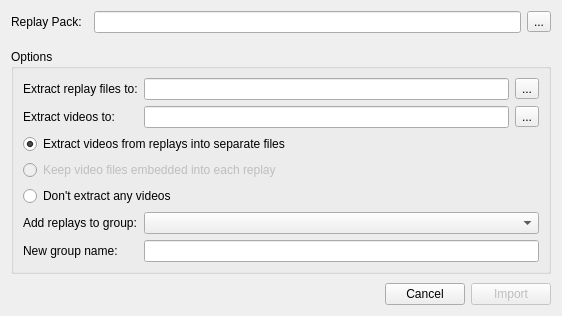
<?xml version="1.0" encoding="UTF-8"?>
<ui version="4.0">
 <class>ImportReplayPackDialog</class>
 <widget class="QWidget" name="ImportReplayPackDialog">
  <property name="geometry">
   <rect>
    <x>0</x>
    <y>0</y>
    <width>562</width>
    <height>316</height>
   </rect>
  </property>
  <property name="windowTitle">
   <string>Import Replay Pack</string>
  </property>
  <layout class="QGridLayout" name="gridLayout_2">
   <item row="0" column="0">
    <widget class="QLabel" name="label">
     <property name="text">
      <string>Replay Pack:</string>
     </property>
    </widget>
   </item>
   <item row="0" column="2">
    <widget class="QLineEdit" name="lineEdit_packFileName">
     <property name="readOnly">
      <bool>true</bool>
     </property>
    </widget>
   </item>
   <item row="3" column="0">
    <spacer name="verticalSpacer_2">
     <property name="orientation">
      <enum>Qt::Vertical</enum>
     </property>
     <property name="sizeHint" stdset="0">
      <size>
       <width>20</width>
       <height>40</height>
      </size>
     </property>
    </spacer>
   </item>
   <item row="1" column="0">
    <spacer name="verticalSpacer">
     <property name="orientation">
      <enum>Qt::Vertical</enum>
     </property>
     <property name="sizeType">
      <enum>QSizePolicy::Fixed</enum>
     </property>
     <property name="sizeHint" stdset="0">
      <size>
       <width>20</width>
       <height>10</height>
      </size>
     </property>
    </spacer>
   </item>
   <item row="0" column="3">
    <widget class="QToolButton" name="toolButton_choosePack">
     <property name="text">
      <string>...</string>
     </property>
    </widget>
   </item>
   <item row="2" column="0" colspan="4">
    <widget class="QGroupBox" name="groupBox">
     <property name="title">
      <string>Options</string>
     </property>
     <layout class="QGridLayout" name="gridLayout">
      <item row="4" column="0" colspan="3">
       <widget class="QRadioButton" name="radioButton_noVideos">
        <property name="toolTip">
         <string>Extracted replays will still reference their video files by name but won't be embedded</string>
        </property>
        <property name="text">
         <string>Don't extract any videos</string>
        </property>
       </widget>
      </item>
      <item row="2" column="0" colspan="2">
       <widget class="QRadioButton" name="radioButton_extractVideos">
        <property name="text">
         <string>Extract videos from replays into separate files</string>
        </property>
        <property name="checked">
         <bool>true</bool>
        </property>
       </widget>
      </item>
      <item row="0" column="2">
       <widget class="QToolButton" name="toolButton_replayPath">
        <property name="text">
         <string>...</string>
        </property>
       </widget>
      </item>
      <item row="1" column="2">
       <widget class="QToolButton" name="toolButton_videoPath">
        <property name="text">
         <string>...</string>
        </property>
       </widget>
      </item>
      <item row="0" column="1">
       <widget class="QLineEdit" name="lineEdit_replayPath">
        <property name="readOnly">
         <bool>true</bool>
        </property>
       </widget>
      </item>
      <item row="0" column="0">
       <widget class="QLabel" name="label_2">
        <property name="text">
         <string>Extract replay files to:</string>
        </property>
       </widget>
      </item>
      <item row="1" column="0">
       <widget class="QLabel" name="label_3">
        <property name="text">
         <string>Extract videos to:</string>
        </property>
       </widget>
      </item>
      <item row="6" column="1" colspan="2">
       <widget class="QLineEdit" name="lineEdit_newGroupName"/>
      </item>
      <item row="5" column="0">
       <widget class="QLabel" name="label_4">
        <property name="text">
         <string>Add replays to group:</string>
        </property>
       </widget>
      </item>
      <item row="6" column="0">
       <widget class="QLabel" name="label_newGroupName">
        <property name="text">
         <string>New group name:</string>
        </property>
       </widget>
      </item>
      <item row="1" column="1">
       <widget class="QLineEdit" name="lineEdit_videoPath">
        <property name="readOnly">
         <bool>true</bool>
        </property>
       </widget>
      </item>
      <item row="5" column="1" colspan="2">
       <widget class="QComboBox" name="comboBox_selectGroup"/>
      </item>
      <item row="3" column="0" colspan="2">
       <widget class="QRadioButton" name="radioButton_embedVideos">
        <property name="enabled">
         <bool>false</bool>
        </property>
        <property name="text">
         <string>Keep video files embedded into each replay</string>
        </property>
       </widget>
      </item>
     </layout>
    </widget>
   </item>
   <item row="4" column="0" colspan="4">
    <layout class="QHBoxLayout" name="horizontalLayout">
     <item>
      <spacer name="horizontalSpacer">
       <property name="orientation">
        <enum>Qt::Horizontal</enum>
       </property>
       <property name="sizeHint" stdset="0">
        <size>
         <width>40</width>
         <height>20</height>
        </size>
       </property>
      </spacer>
     </item>
     <item>
      <widget class="QPushButton" name="pushButton_cancel">
       <property name="text">
        <string>Cancel</string>
       </property>
      </widget>
     </item>
     <item>
      <widget class="QPushButton" name="pushButton_import">
       <property name="enabled">
        <bool>false</bool>
       </property>
       <property name="text">
        <string>Import</string>
       </property>
      </widget>
     </item>
    </layout>
   </item>
  </layout>
 </widget>
 <resources/>
 <connections>
  <connection>
   <sender>pushButton_cancel</sender>
   <signal>released()</signal>
   <receiver>ImportReplayPackDialog</receiver>
   <slot>close()</slot>
   <hints>
    <hint type="sourcelabel">
     <x>433</x>
     <y>294</y>
    </hint>
    <hint type="destinationlabel">
     <x>280</x>
     <y>157</y>
    </hint>
   </hints>
  </connection>
 </connections>
</ui>
